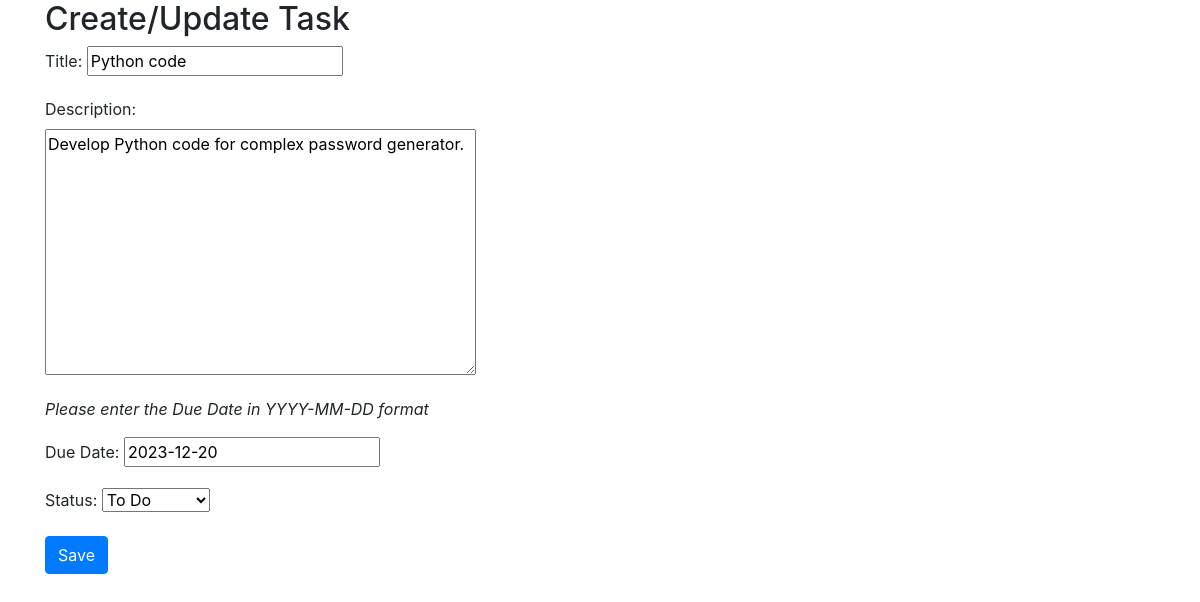
The app's page /update/2/ with its own data.
### Tasks/models.py (models this page shows, shortened)
class Task(models.Model):
    title = models.CharField(max_length=100)
    description = models.TextField()
    due_date = models.DateField()
    STATUS_CHOICES = (
        ('TODO', 'To Do'),
        ('INPROGRESS', 'In Progress'),
        ('DONE', 'Done'),
    )
    status = models.CharField(max_length=20, choices=STATUS_CHOICES)

### Tasks/views.py (the view)
# urls.py: path('update/<int:pk>/', views.task_update, name='task_update'),
def task_update(request, pk):
    task = get_object_or_404(Task, pk=pk)
    if request.method == 'POST':
        form = TaskForm(request.POST, instance=task)
        if form.is_valid():
            form.save()
            return redirect('task_list')
    else:
        form = TaskForm(instance=task)
    return render(request, 'Tasks/task_form.html', {'form': form})

### Tasks/forms.py
class TaskForm(forms.ModelForm):
    class Meta:
        model = Task
        fields = ['title', 'description', 'due_date', 'status']

### templates/Tasks/task_form.html (shortened to what this page needs)
{% extends 'Tasks/base.html' %}
{% block content %}
    <h2>Create/Update Task</h2>
    <form method="post" action="{% if form.instance.id %}{% url 'task_update' form.instance.id %}{% else %}{% url 'task_create' %}{% endif %}">
        <div class="form-group">
            <label for="id_title">Title:</label>
            {{ form.title }}
        </div>
        <label for="id_description">Description:</label>
        <div class="form-group">
            {{ form.description }}
        </div>
        <p><em>Please enter the Due Date in YYYY-MM-DD format</em></p>
        <div class="form-group">
            <label for="id_due_date">Due Date:</label>
            {{ form.due_date }}
        </div>
        <div class="form-group">
            <label for="id_status">Status:</label>
            {{ form.status }}
        </div>
        <button type="submit" class="btn btn-primary">Save</button>
    </form>
{% endblock %}

### records on screen
Task: title "Python code", description "Develop Python code for complex password generator.", due_date "2023-12-20", status "To Do"
